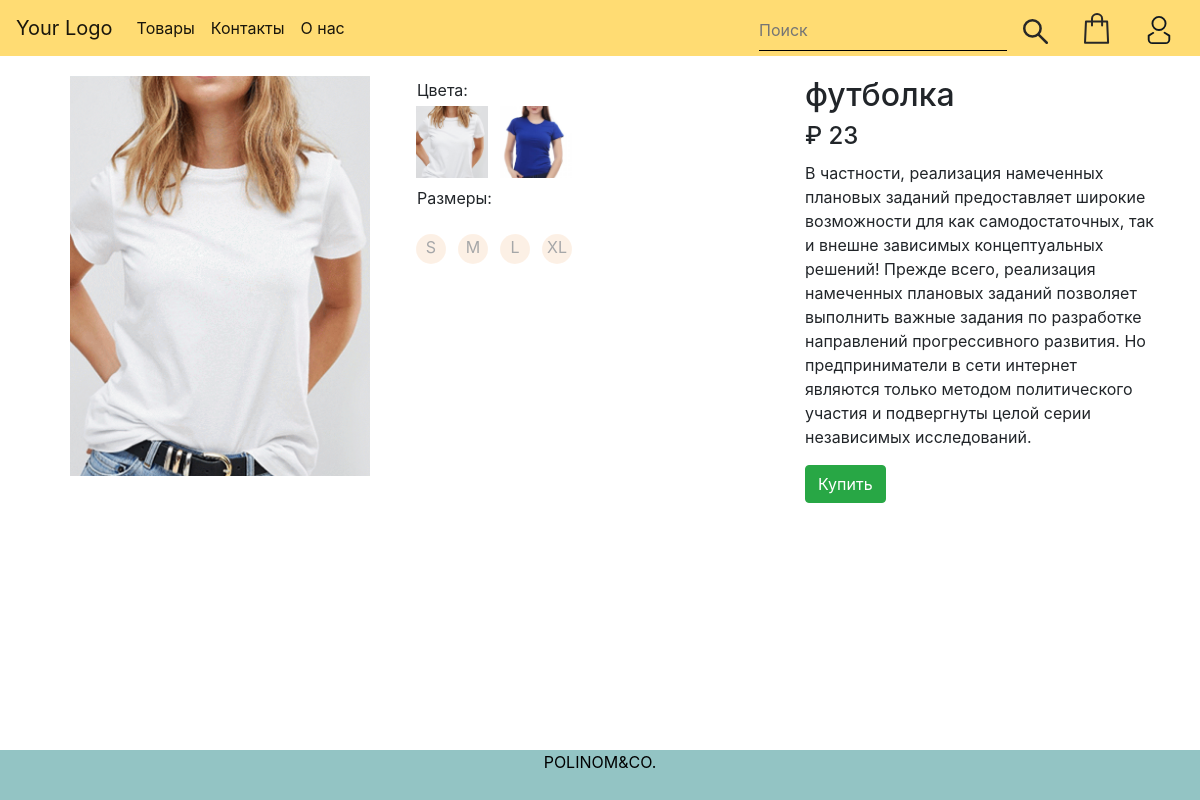
Page /prods/1/ on the committed database.
### products/models.py (models this page shows, shortened)
class Product(models.Model):
    colors = models.ManyToManyField(
        'Color', blank=True, default=None, related_name='prod')
    category = models.ForeignKey('Category', on_delete=models.CASCADE,
                               blank=True, null=True, default=None, related_name='prod')
    price = models.IntegerField()
    fimage = models.ImageField(upload_to="media/product_images/")
    name = models.CharField(max_length=64, blank=True, null=True, default=None)
    description = models.TextField(blank=True, null=True, default=None)
    created = models.DateTimeField(auto_now_add=True, auto_now=False)
    updated = models.DateTimeField(auto_now_add=False, auto_now=True)
    is_active = models.BooleanField(default=True)
    class Meta:
        verbose_name = "Товар"
        verbose_name_plural = "Товары"

class ProductImg(models.Model):
    colors = models.ForeignKey('Color', on_delete=models.CASCADE,
                               blank=True, null=True, default=None, related_name='img')
    prods = models.ForeignKey(Product, on_delete=models.CASCADE,
                                  blank=True, null=True, default=None, related_name='img')
    main=models.BooleanField(default=False)
    image = models.ImageField(upload_to="media/product_images/")
    is_active = models.BooleanField(default=True)
    created = models.DateTimeField(auto_now_add=True, auto_now=False)
    updated = models.DateTimeField(auto_now_add=False, auto_now=True)
    class Meta:
        verbose_name = "Изображение"
        verbose_name_plural = "Изображения"

class Size(models.Model):
    name = models.CharField(max_length=4, blank=True, null=True, default=None)
    info=models.CharField(max_length=50, blank=True, null=True, default=None)
    class Meta:
        verbose_name = "размер"
        verbose_name_plural = "размеры"

### products/views.py (the view)
# urls.py: path('<int:productid>/', views.profile, name="product"),
def profile(req,productid):
    pr_id = productid
    product = Product.objects.get(id = productid)
    prod_colors = product.colors.all()
    sizes = Size.objects.all()
    prod_var= Variable.objects.filter(prods = product)
    prod_sizes = {}
    for clr in prod_colors:
        s={}
        i=0
        for size in sizes:
            if size.variable.filter(prods = product, colors  = clr):
                s[i] = (size.name)
                i+=1
        prod_sizes[clr.id]=s
    prod_sizes = json.dumps(prod_sizes)
    return render(req, 'profile.html', locals())

### products/templates/profile.html (shortened to what this page needs)
{% extends "base.html"%}
{% load static %}
{% block content%}
		<link rel="stylesheet" href='{% static "profile/style.css" %}' type="text/css">
		<div class="container">
			<div class="row info">
				<div class="col-lg-4 images">
					<img src="{{product.fimage.url}}" alt="gg">
				</div>
				<div class="col-lg-4 variable">
					<div class="headers">Цвета:</div>
					<div class="colors row " data-prodid="{{pr_id}}">
						{% for item in prod_colors %}
							{% for im in item.img.all%}
								{% if im.prods == product and im.main%}
									<div class="color_item" id="color{{item.id}}" onclick="ShowSize(this,'{{prod_sizes}}')" data-name="{{item.name}}" data-color_id="{{item.id}}"  data-img="{{im.image.url}}">
										<img src="{{im.image.url}}" >
									</div>
								{% endif %}
							{% endfor %}
						{% endfor%}
					</div>
					<div class="headers">Размеры:</div>
					<div class="sizes  row" id="opac">
						{% for size in sizes%}
							<div class="size_item">{{size.name}}</div>
						{% endfor %}
					</div>
				</div>
				<div class="col-lg-4 toBuy">
					<h2>{{product.name}}</h2>
					<h4>₽ {{product.price}}</h4>
					<div class="description">
						<p>{{product.description}}</p>
					</div>
					<div class="formby" id="formby">
						<div class="btn btn-success" onclick="AddToCart()">
							Купить
						</div>
					</div>
				</div>
			</div>
		</div>
{%endblock content%}

### landing/static/base/style.css (style rules this page uses)
html { height: 100%; }
body { min-height:100%; position:relative; padding-bottom: 70px; }

### landing/static/navbar/style.css (style rules this page uses)
* { outline: 0 !important; }

### products/static/profile/style.css (style rules this page uses)
.images { position: relative; overflow:hidden; width: 100%; height: 400px; justify-content: center; }
.images img { position: absolute; top:50%; left:50%; transform:translate(-50%,-50%); width: 300px; height: 400px; object-fit:cover; }
.info { margin-top: 20px; }
.headers { margin-left: -10px; border: 2px solid white; display: inline-block; }
.colors { width: 100%; }
.color_item { width: 72px; height: 72px; position: relative; overflow:hidden; margin:2px 6px 6px 6px; cursor: pointer; }
.color_item img { position: absolute; top:50%; left:50%; transform:translate(-50%,-50%); width: 90px; height: 90px; object-fit:cover; }
.sizes { margin-top: 20px; opacity:0.4; }
#opac { opacity:0.4; }
.size_item { width: 30px; height: 30px; margin:2px 6px 6px 6px; padding-top: 1px; text-align: center; border-radius: 100px; background-color: #fadbc0; cursor: default; }
.description { margin-top: 10px; }
.formby { display: inline-block; }

### rows in the picture
Product: fimage (picture), name "футболка", price "23", description "В частности, реализация намеченных плановых заданий предоставляет широкие возможности для как самодостаточных, так и внешне зависимых концептуальных решений! Прежде всего, реализация намеченных плановых заданий позволяет выполнить важные задания по разработке направлений прогрессивного развития. Но предприниматели в сети интернет являются только методом политического участия и подвергнуты целой серии независимых исследований."
ProductImg: image (picture)
ProductImg: image (picture)
Size: name "S"
Size: name "M"
Size: name "L"
Size: name "XL"
